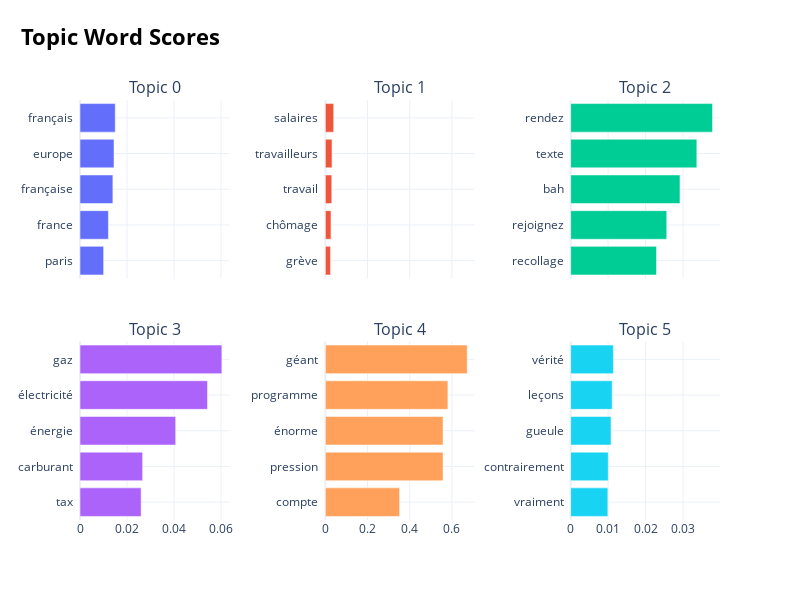

The notebook cell saved with this chart:
### Code cell
topic_model.visualize_barchart()

### Figure 1 — Plotly figure (JSON) as saved in the notebook; plotly's stock layout.template omitted (floating-point values rounded to 4 significant figures)
{"data": [{"orientation": "h", "type": "bar", "x": [0.01004, 0.01208, 0.01398, 0.01446, 0.01498], "xaxis": "x", "y": ["paris  ", "france  ", "française  ", "europe  ", "français  "], "yaxis": "y"}, {"orientation": "h", "type": "bar", "x": [0.02458, 0.02681, 0.03055, 0.03165, 0.03944], "xaxis": "x2", "y": ["grève  ", "chômage  ", "travail  ", "travailleurs  ", "salaires  "], "yaxis": "y2"}, {"orientation": "h", "type": "bar", "x": [0.02292, 0.02566, 0.0292, 0.0337, 0.03789], "xaxis": "x3", "y": ["recollage  ", "rejoignez  ", "bah  ", "texte  ", "rendez  "], "yaxis": "y3"}, {"orientation": "h", "type": "bar", "x": [0.02599, 0.02662, 0.04068, 0.05422, 0.06032], "xaxis": "x4", "y": ["tax  ", "carburant  ", "énergie  ", "électricité  ", "gaz  "], "yaxis": "y4"}, {"orientation": "h", "type": "bar", "x": [0.352, 0.5581, 0.5581, 0.5812, 0.6726], "xaxis": "x5", "y": ["compte  ", "pression  ", "énorme  ", "programme  ", "géant  "], "yaxis": "y5"}, {"orientation": "h", "type": "bar", "x": [0.009934, 0.01004, 0.01078, 0.01108, 0.01141], "xaxis": "x6", "y": ["vraiment  ", "contrairement  ", "gueule  ", "leçons  ", "vérité  "], "yaxis": "y6"}], "layout": {"annotations": [{"font": {"size": 16}, "showarrow": false, "text": "Topic 0", "x": 0.1167, "xanchor": "center", "xref": "paper", "y": 1, "yanchor": "bottom", "yref": "paper"}, {"font": {"size": 16}, "showarrow": false, "text": "Topic 1", "x": 0.5, "xanchor": "center", "xref": "paper", "y": 1, "yanchor": "bottom", "yref": "paper"}, {"font": {"size": 16}, "showarrow": false, "text": "Topic 2", "x": 0.8833, "xanchor": "center", "xref": "paper", "y": 1, "yanchor": "bottom", "yref": "paper"}, {"font": {"size": 16}, "showarrow": false, "text": "Topic 3", "x": 0.1167, "xanchor": "center", "xref": "paper", "y": 0.425, "yanchor": "bottom", "yref": "paper"}, {"font": {"size": 16}, "showarrow": false, "text": "Topic 4", "x": 0.5, "xanchor": "center", "xref": "paper", "y": 0.425, "yanchor": "bottom", "yref": "paper"}, {"font": {"size": 16}, "showarrow": false, "text": "Topic 5", "x": 0.8833, "xanchor": "center", "xref": "paper", "y": 0.425, "yanchor": "bottom", "yref": "paper"}], "height": 600, "hoverlabel": {"bgcolor": "white", "font": {"family": "Rockwell", "size": 16}}, "showlegend": false, "title": {"font": {"color": "Black", "size": 22}, "text": "<b>Topic Word Scores", "x": 0.15, "xanchor": "center", "y": 0.95, "yanchor": "top"}, "width": 800, "xaxis": {"anchor": "y", "domain": [0, 0.2333], "matches": "x4", "showgrid": true, "showticklabels": false}, "xaxis2": {"anchor": "y2", "domain": [0.3833, 0.6167], "matches": "x5", "showgrid": true, "showticklabels": false}, "xaxis3": {"anchor": "y3", "domain": [0.7667, 1.0], "matches": "x6", "showgrid": true, "showticklabels": false}, "xaxis4": {"anchor": "y4", "domain": [0, 0.2333], "showgrid": true}, "xaxis5": {"anchor": "y5", "domain": [0.3833, 0.6167], "showgrid": true}, "xaxis6": {"anchor": "y6", "domain": [0.7667, 1.0], "showgrid": true}, "yaxis": {"anchor": "x", "domain": [0.575, 1], "showgrid": true}, "yaxis2": {"anchor": "x2", "domain": [0.575, 1], "showgrid": true}, "yaxis3": {"anchor": "x3", "domain": [0.575, 1], "showgrid": true}, "yaxis4": {"anchor": "x4", "domain": [0, 0.425], "showgrid": true}, "yaxis5": {"anchor": "x5", "domain": [0, 0.425], "showgrid": true}, "yaxis6": {"anchor": "x6", "domain": [0, 0.425], "showgrid": true}}}
